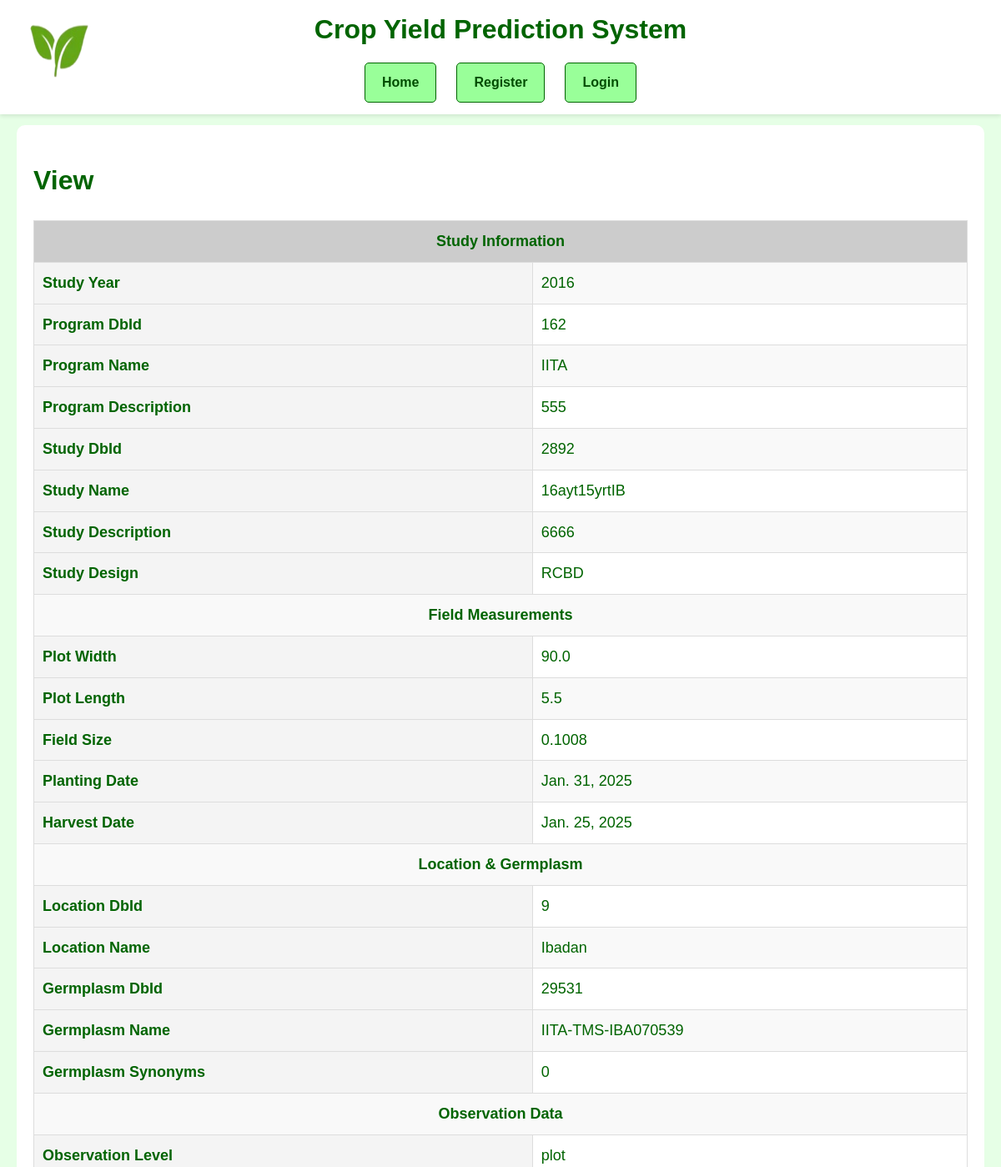
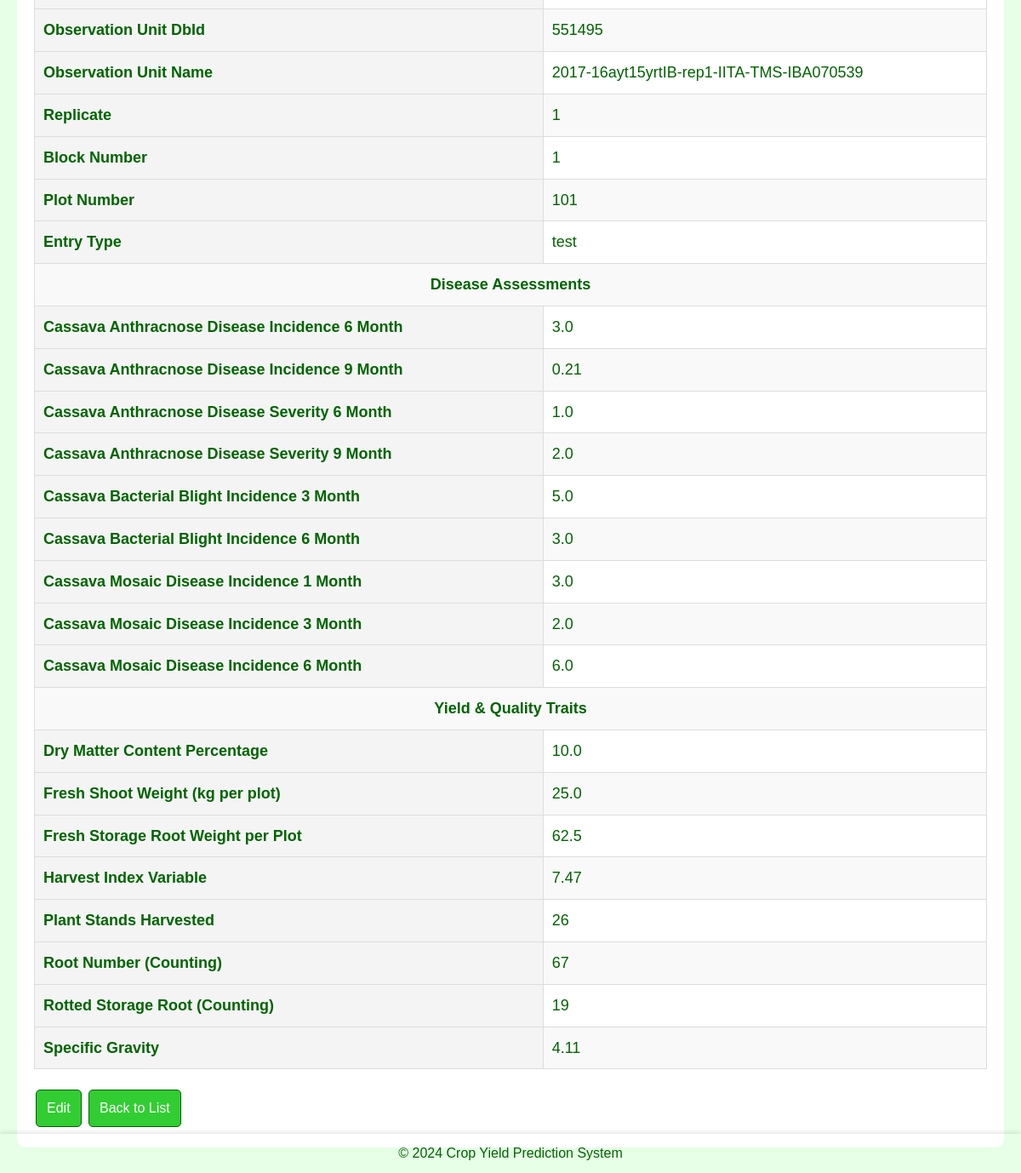
The app's page /fielddata/8/ (signed in) with its own data (2 pictures, top to bottom).
### django_nlp_integration/nlp_app/models.py (models this page shows, shortened)
class FieldData(models.Model):
    studyYear = models.IntegerField(default=0)
    programDbId = models.CharField(max_length=255, default='')
    programName = models.CharField(max_length=255, default='')
    programDescription = models.TextField(default='')
    studyDbId = models.CharField(max_length=255, default='')
    studyName = models.CharField(max_length=255, default='')
    studyDescription = models.TextField(default='')
    studyDesign = models.CharField(max_length=255, default='')
    plotWidth = models.FloatField(default=0.0)
    plotLength = models.FloatField(default=0.0)
    fieldSize = models.FloatField(default=0.0)
    plantingDate = models.DateField(default=date(2024, 1, 1))
    harvestDate = models.DateField(default=date(2024, 1, 1))
    locationDbId = models.CharField(max_length=255, default='')
    locationName = models.CharField(max_length=255, default='')
    germplasmDbId = models.CharField(max_length=255, default='')
    germplasmName = models.CharField(max_length=255, default='')
    germplasmSynonyms = models.CharField(max_length=255, blank=True, null=True, default='')
    observationLevel = models.CharField(max_length=255, default='')
    observationUnitDbId = models.CharField(max_length=255, default='')
    observationUnitName = models.CharField(max_length=255, default='')
    replicate = models.IntegerField(default=0)
    blockNumber = models.IntegerField(default=0)
    plotNumber = models.IntegerField(default=0)
    entryType = models.CharField(max_length=255, default='Unknown')
    boiled_storage_root_color = models.CharField(max_length=255, default='Unknown')
    cassava_anthractnose_disease_incidence_6_month = models.FloatField(default=0.0)
    cassava_anthractnose_disease_incidence_9_month = models.FloatField(default=0.0)
    cassava_anthractnose_disease_severity_6_month = models.FloatField(default=0.0)
    cassava_anthractnose_disease_severity_9_month = models.FloatField(default=0.0)
    cassava_bacterial_blight_incidence_3_month = models.FloatField(default=0.0)
    cassava_bacterial_blight_incidence_6_month = models.FloatField(default=0.0)
    cassava_bacterial_blight_severity_3_month = models.FloatField(default=0.0)
    cassava_bacterial_blight_severity_6_month = models.FloatField(default=0.0)
    cassava_green_mite_severity_first_evaluation = models.FloatField(default=0.0)
    cassava_green_mite_severity_second_evaluation = models.FloatField(default=0.0)
    cassava_mosaic_disease_incidence_1_month = models.FloatField(default=0.0)
    cassava_mosaic_disease_incidence_3_month = models.FloatField(default=0.0)
    cassava_mosaic_disease_incidence_6_month = models.FloatField(default=0.0)
    cassava_mosaic_disease_severity_1_month = models.FloatField(default=0.0)
    cassava_mosaic_disease_severity_3_month = models.FloatField(default=0.0)
    cassava_mosaic_disease_severity_6_month = models.FloatField(default=0.0)
    dry_matter_content_specific_gravity_method = models.FloatField(default=0.0)
    dry_matter_content_percentage = models.FloatField(default=0.0)
    ease_of_peeling_root_cortex_visual_rating = models.IntegerField(default=0)
    first_apical_branch_height_cm = models.FloatField(default=0.0)
    fresh_shoot_weight_kg_per_plot = models.FloatField(default=0.0)
    fresh_storage_root_weight_per_plot = models.FloatField(default=0.0)
    harvest_index_variable = models.FloatField(default=0.0)
    initial_vigor_assessment = models.IntegerField(default=0)
    number_of_planted_stakes_per_plot = models.IntegerField(default=0)
    plant_architecture_visual_rating = models.IntegerField(default=0)
    plant_stands_harvested_counting = models.IntegerField(default=0)
    poundability_assessment = models.IntegerField(default=0)
    proportion_lodged_plants_percentage = models.FloatField(default=0.0)
    root_neck_length_visual_rating = models.IntegerField(default=0)
    root_number_counting = models.IntegerField(default=0)
    rotted_storage_root_counting = models.IntegerField(default=0)
    specific_gravity = models.FloatField(default=0.0)
    sprout_count_nine_month = models.IntegerField(default=0)
    sprout_count_one_month = models.IntegerField(default=0)
    sprout_count_six_month = models.IntegerField(default=0)
    sprout_count_three_month = models.IntegerField(default=0)
    sprouting_proportion = models.FloatField(default=0.0)
    storage_root_cortex_color_visual_rating = models.IntegerField(default=0)
    storage_root_periderm_color_visual_rating = models.IntegerField(default=0)
    storage_root_pulp_color_visual_rating = models.IntegerField(default=0)
    storage_root_shape_visual_rating = models.IntegerField(default=0)
    storage_root_size_visual_rating = models.IntegerField(default=0)
    taste_of_boiled_root_rating = models.IntegerField(default=0)
    top_yield = models.FloatField(default=0.0)
    total_carotenoid_chart_1_8 = models.FloatField(default=0.0)
    total_carotenoid_iCheck_method = models.FloatField(default=0.0)

### django_nlp_integration/nlp_app/views.py (the view)
# urls.py: path('fielddata/<int:pk>/', views.fielddata_detail, name='fielddata_detail'),
@login_required
def fielddata_detail(request, pk):
    fielddata = get_object_or_404(FieldData, pk=pk)
    return render(request, 'nlp_app/fielddata_detail.html', {'fielddata': fielddata})

### django_nlp_integration/nlp_app/templates/nlp_app/fielddata_detail.html (shortened to what this page needs)
{% extends 'base_generic.html' %}
{% block content %}
<!DOCTYPE html>
<html>
<head>
</head>
<body>
    <h1>View</h1>
    <table>
        <tr class="section-header">
            <td colspan="2">Study Information</td>
        </tr>
        <tr><th>Study Year</th><td>{{ fielddata.studyYear }}</td></tr>
        <tr><th>Program DbId</th><td>{{ fielddata.programDbId }}</td></tr>
        <tr><th>Program Name</th><td>{{ fielddata.programName }}</td></tr>
        <tr><th>Program Description</th><td>{{ fielddata.programDescription }}</td></tr>
        <tr><th>Study DbId</th><td>{{ fielddata.studyDbId }}</td></tr>
        <tr><th>Study Name</th><td>{{ fielddata.studyName }}</td></tr>
        <tr><th>Study Description</th><td>{{ fielddata.studyDescription }}</td></tr>
        <tr><th>Study Design</th><td>{{ fielddata.studyDesign }}</td></tr>
        <tr class="section-header">
            <td colspan="2">Field Measurements</td>
        </tr>
        <tr><th>Plot Width</th><td>{{ fielddata.plotWidth }}</td></tr>
        <tr><th>Plot Length</th><td>{{ fielddata.plotLength }}</td></tr>
        <tr><th>Field Size</th><td>{{ fielddata.fieldSize }}</td></tr>
        <tr><th>Planting Date</th><td>{{ fielddata.plantingDate }}</td></tr>
        <tr><th>Harvest Date</th><td>{{ fielddata.harvestDate }}</td></tr>
        <tr class="section-header">
            <td colspan="2">Location & Germplasm</td>
        </tr>
        <tr><th>Location DbId</th><td>{{ fielddata.locationDbId }}</td></tr>
        <tr><th>Location Name</th><td>{{ fielddata.locationName }}</td></tr>
        <tr><th>Germplasm DbId</th><td>{{ fielddata.germplasmDbId }}</td></tr>
        <tr><th>Germplasm Name</th><td>{{ fielddata.germplasmName }}</td></tr>
        <tr><th>Germplasm Synonyms</th><td>{{ fielddata.germplasmSynonyms }}</td></tr>
        <tr class="section-header">
            <td colspan="2">Observation Data</td>
        </tr>
        <tr><th>Observation Level</th><td>{{ fielddata.observationLevel }}</td></tr>
        <tr><th>Observation Unit DbId</th><td>{{ fielddata.observationUnitDbId }}</td></tr>
        <tr><th>Observation Unit Name</th><td>{{ fielddata.observationUnitName }}</td></tr>
        <tr><th>Replicate</th><td>{{ fielddata.replicate }}</td></tr>
        <tr><th>Block Number</th><td>{{ fielddata.blockNumber }}</td></tr>
        <tr><th>Plot Number</th><td>{{ fielddata.plotNumber }}</td></tr>
        <tr><th>Entry Type</th><td>{{ fielddata.entryType }}</td></tr>
        <tr class="section-header">
            <td colspan="2">Disease Assessments</td>
        </tr>
        <tr><th>Cassava Anthracnose Disease Incidence 6 Month</th><td>{{ fielddata.cassava_anthractnose_disease_incidence_6_month }}</td></tr>
        <tr><th>Cassava Anthracnose Disease Incidence 9 Month</th><td>{{ fielddata.cassava_anthractnose_disease_incidence_9_month }}</td></tr>
        <tr><th>Cassava Anthracnose Disease Severity 6 Month</th><td>{{ fielddata.cassava_anthractnose_disease_severity_6_month }}</td></tr>
        <tr><th>Cassava Anthracnose Disease Severity 9 Month</th><td>{{ fielddata.cassava_anthractnose_disease_severity_9_month }}</td></tr>
        <tr><th>Cassava Bacterial Blight Incidence 3 Month</th><td>{{ fielddata.cassava_bacterial_blight_incidence_3_month }}</td></tr>
        <tr><th>Cassava Bacterial Blight Incidence 6 Month</th><td>{{ fielddata.cassava_bacterial_blight_incidence_6_month }}</td></tr>
        <tr><th>Cassava Mosaic Disease Incidence 1 Month</th><td>{{ fielddata.cassava_mosaic_disease_incidence_1_month }}</td></tr>
        <tr><th>Cassava Mosaic Disease Incidence 3 Month</th><td>{{ fielddata.cassava_mosaic_disease_incidence_3_month }}</td></tr>
        <tr><th>Cassava Mosaic Disease Incidence 6 Month</th><td>{{ fielddata.cassava_mosaic_disease_incidence_6_month }}</td></tr>
        <tr class="section-header">
            <td colspan="2">Yield & Quality Traits</td>
        </tr>
        <tr><th>Dry Matter Content Percentage</th><td>{{ fielddata.dry_matter_content_percentage }}</td></tr>
        <tr><th>Fresh Shoot Weight (kg per plot)</th><td>{{ fielddata.fresh_shoot_weight_kg_per_plot }}</td></tr>
        <tr><th>Fresh Storage Root Weight per Plot</th><td>{{ fielddata.fresh_storage_root_weight_per_plot }}</td></tr>
        <tr><th>Harvest Index Variable</th><td>{{ fielddata.harvest_index_variable }}</td></tr>
        <tr><th>Plant Stands Harvested</th><td>{{ fielddata.plant_stands_harvested_counting }}</td></tr>
        <tr><th>Root Number (Counting)</th><td>{{ fielddata.root_number_counting }}</td></tr>
        <tr><th>Rotted Storage Root (Counting)</th><td>{{ fielddata.rotted_storage_root_counting }}</td></tr>
        <tr><th>Specific Gravity</th><td>{{ fielddata.specific_gravity }}</td></tr>
    </table>
    <a href="{% url 'fielddata_update' fielddata.pk %}" class="btn">Edit</a>
    <a href="{% url 'fielddata_list' %}" class="btn">Back to List</a>
</body>
</html>
{% endblock %}

### static/css/global.css (style rules this page uses)
body { background-color: #f0fff0; color: #006400; font-family: 'Arial', sans-serif; margin: 0; padding: 0; line-height: 1.6; }
.btn { display: inline-block; padding: 8px 12px; background-color: #32cd32; color: white; text-align: center; text-decoration: none; border-radius: 5px; margin: 4px 2px; transition: background-color 0.3s ease, transform 0.2s ease; border: 1px solid #006400; }

### django_nlp_integration/nlp_app/templates/nlp_app/fielddata_detail.html (style rules this page uses)
table { width: 100%; border-collapse: collapse; margin: 20px 0; font-size: 18px; text-align: left; }
th, td { padding: 10px; border: 1px solid #ddd; }
th { background-color: #f4f4f4; }
tr:nth-child(even) { background-color: #f9f9f9; }
.section-header { background-color: #ccc; font-weight: bold; text-align: center; }

### records on screen
FieldData: studyYear "2016", programDbId "162", programName "IITA", programDescription "555", studyDbId "2892", studyName "16ayt15yrtIB", studyDescription "6666", studyDesign "RCBD", plotWidth "90.0", plotLength "5.5", fieldSize "0.1008", plantingDate "Jan. 31, 2025", harvestDate "Jan. 25, 2025", locationDbId "9", locationName "Ibadan", germplasmDbId "29531", germplasmName "IITA-TMS-IBA070539", germplasmSynonyms "0", observationLevel "plot", observationUnitDbId "551495", observationUnitName "2017-16ayt15yrtIB-rep1-IITA-TMS-IBA070539", replicate "1", blockNumber "1", plotNumber "101", entryType "test", cassava_anthractnose_disease_incidence_6_month "3.0", cassava_anthractnose_disease_incidence_9_month "0.21", cassava_anthractnose_disease_severity_6_month "1.0", cassava_anthractnose_disease_severity_9_month "2.0", cassava_bacterial_blight_incidence_3_month "5.0", cassava_bacterial_blight_incidence_6_month "3.0", cassava_mosaic_disease_incidence_1_month "3.0", cassava_mosaic_disease_incidence_3_month "2.0", cassava_mosaic_disease_incidence_6_month "6.0", dry_matter_content_percentage "10.0", fresh_shoot_weight_kg_per_plot "25.0", fresh_storage_root_weight_per_plot "62.5", harvest_index_variable "7.47", plant_stands_harvested_counting "26", root_number_counting "67", rotted_storage_root_counting "19", specific_gravity "4.11"
